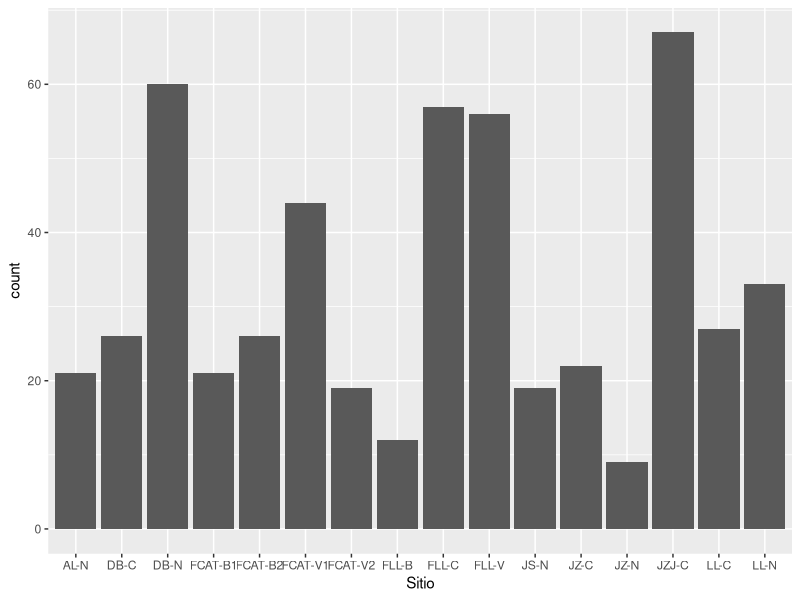

Generate this figure with R:
## ---- chunk 1
library(tidyverse)

ranas <- read_csv("data/ranas_10_26_22.csv")
## ---- chunk 2
ranas %>%
  filter(Recap == "N") %>%
  group_by(Sitio) %>%
  summarize(count = n_distinct(Numero)) %>%
  ggplot(aes(Sitio, count)) +
  geom_col()
